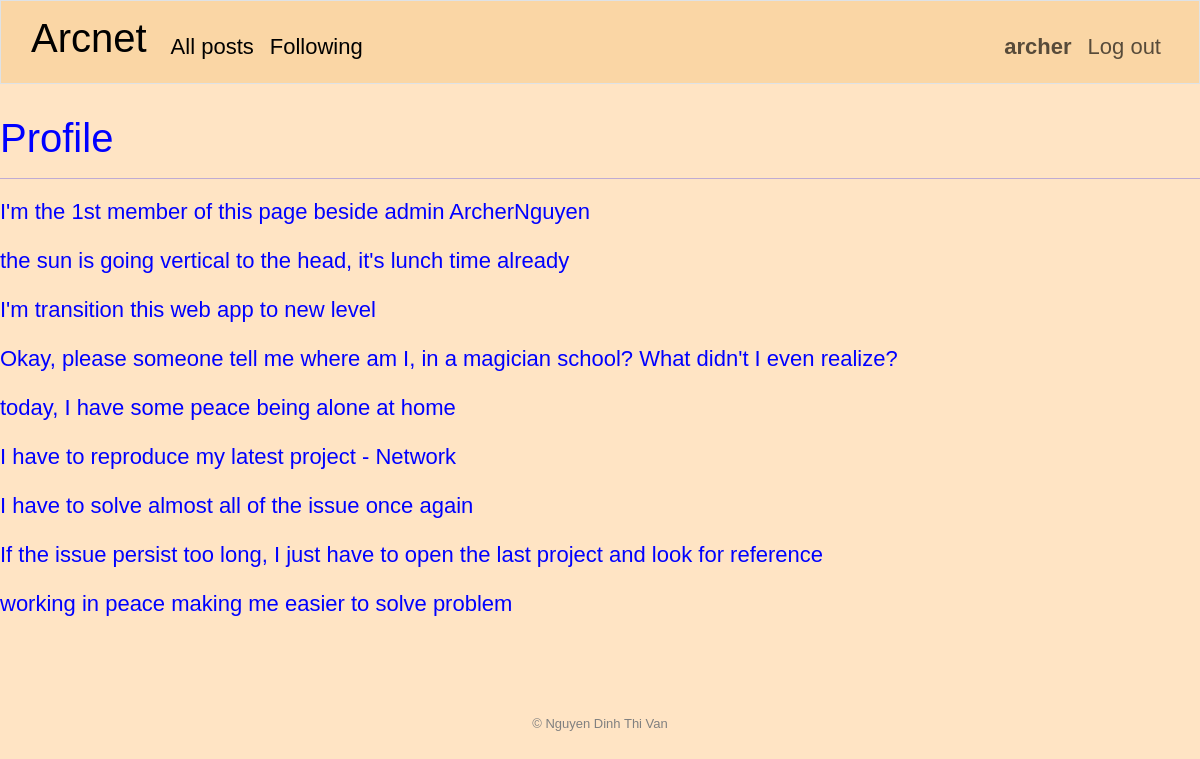
The app's page /profile/2 (signed in) with its own data.
### arc/models.py (models this page shows, shortened)
class User(AbstractUser):
    following = models.ManyToManyField('self', blank=True, symmetrical=False, related_name="followers")

class Post(models.Model):
    author = models.ForeignKey(User, related_name='posts', on_delete=models.CASCADE)
    content = models.TextField(blank=True)
    created = models.DateTimeField(auto_now_add=True)

### arc/views.py (the view)
# urls.py: path('profile/<int:author_id>', views.profile, name='profile')
@csrf_exempt
def profile(request, author_id):
    author = User.objects.get(pk=author_id)
    posts = Post.objects.filter(author=author)
    return render(request, "arc/profile.html", {
        "posts": posts
    })

### arc/templates/arc/profile.html (shortened to what this page needs)
{% extends "arc/layout.html" %}
{% load static %}
{% block main %}
    <h1>Profile</h1>
    <hr>
    {% for post in posts %}
        <p>{{ post.content }}</p>
    {% endfor %}
{% endblock %}

### arc/templates/arc/layout.html (shortened to what this page needs)
{% load static %}
<!DOCTYPE html>
<html lang="en">
    <head>
        <link href="https://cdn.jsdelivr.net/npm/bootstrap@5.3.1/dist/css/bootstrap.min.css" rel="stylesheet">
        <link rel="stylesheet" href="{% static 'arc/bootstrap.css' %}">
        <link rel="stylesheet" href="{% static 'arc/styles.css' %}">
    </head>
    <body>
        <nav class="navbar navbar-expand-lg navbar-custom border">
            <a class="navbar-brand" href="{% url 'index' %}"><span><h1>Arcnet</h1></span></a>
            <div class="collapse navbar-collapse" id="navbar">
                <ul class="navbar-nav me-auto mt-2">
                    <li class="nav-item">
                        <a href="{% url 'index' %}" class="nav-link active">All posts</a>
                    </li>
                    {% if user.is_authenticated %}
                        <li class="nav-item">
                            <a class="nav-link active" href="#">Following</a>
                        </li>
                    {% endif %}
                </ul>
                <ul class="navbar-nav ms-auto mt-2">
                    {% if user.is_authenticated %}
                        <li class="nav-item">
                            <a class="nav-link"><strong>{{ request.user.username }}</strong></a>
                        </li>
                        <li class="nav-item">
                            <a class="nav-link" href="{% url 'logout' %}">Log out</a>
                        </li>
                    {% endif %}
                </ul>
            </div>
        </nav>
        <main>{% block main %}{% endblock %}</main>
        <footer class="text-center">
            &#169; Nguyen Dinh Thi Van
        </footer>
    </body>
</html>

### arc/static/arc/styles.css (style rules this page uses)
body { font-family: sans-serif; font-size: 22px; font-style: bold; }
body { color: blue; background-color: bisque; }
footer { color: grey; font-family: sans-serif; font-size: 13px; }
main { min-height: 600px; }
.navbar-custom { padding-left: 30px; padding-right: 30px; background: #FAD6A5; margin-bottom: 30px; }

### records on screen
User: user.username "archer"
Post: content "I'm the 1st member of this page beside admin ArcherNguyen"
Post: content "the sun is going vertical to the head, it's lunch time already"
Post: content "I'm transition this web app to new level"
Post: content "Okay, please someone tell me where am I, in a magician school? What didn't I even realize?"
Post: content "today, I have some peace being alone at home"
Post: content "I have to reproduce my latest project - Network"
Post: content "I have to solve almost all of the issue once again"
Post: content "If the issue persist too long, I just have to open the last project and look for reference"
Post: content "working in peace making me easier to solve problem"
